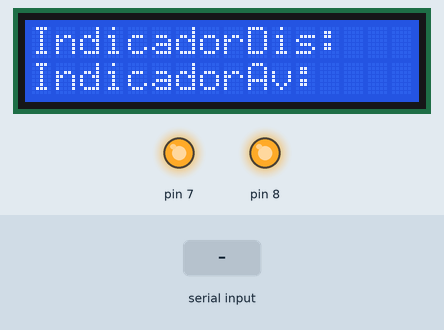
This sketch was run on a simulated Arduino Uno, built with avr-gcc and run on an emulated ATmega328P. Parts: 16×2 character LCD, output pins drawn as LEDs (lit = HIGH). The inputs (shaded band) are chosen by the test bench.

Above: at 1.2 s.
1.3 s: "b" received over Serial
At 2.8 s:
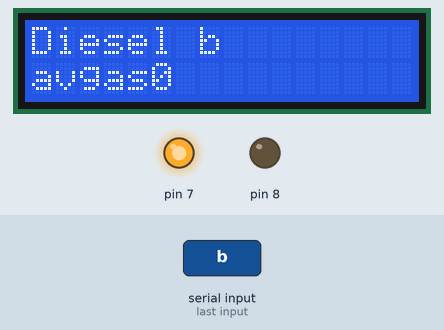
3.8 s: "a" received over Serial
At 6.0 s:
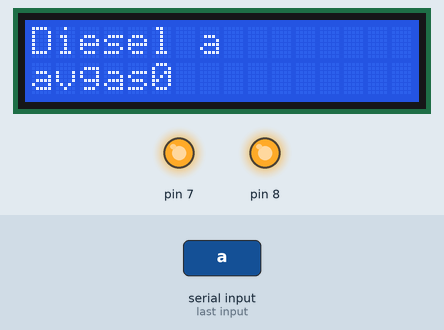
6.3 s: "c" received over Serial
At 7.8 s:
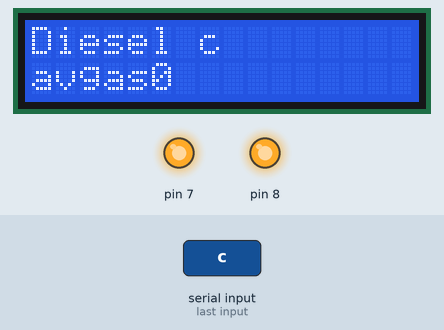
8.8 s: "d" received over Serial
At 11.0 s:
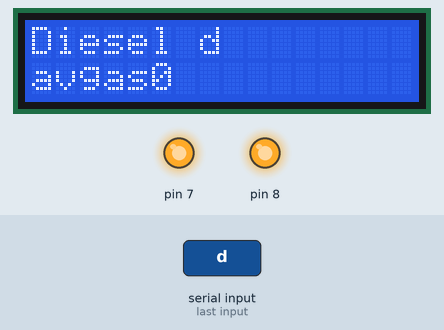
11.3 s: "1" received over Serial
At 12.8 s:
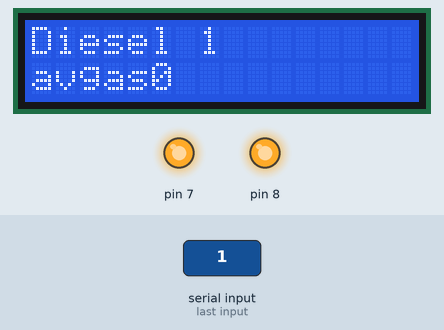
Timing chart, 0 to 14.3 s (numbered marks = the images above; inputs shaded):
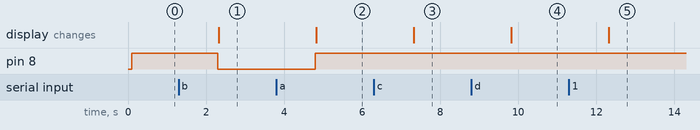

The sketch:

visualarduino.ino
```cpp
#include <Wire.h>
#include <LCD.h>
#include <LiquidCrystal_I2C.h>
#include <SoftwareSerial.h>
#include <Arduino_JSON.h>
#include <ArduinoJson.h>

#define RX_PIN 10
#define TX_PIN 11
char a;
char b;

// Crea un objeto de la clase Softwar

#define I2C_ADDR    0x27

LiquidCrystal_I2C lcd(I2C_ADDR, 2, 1, 0, 4, 5, 6, 7);

void setup() {
    Serial.begin(15600); // Inicia la comunicación serie a 15600 baudios
    lcd.begin(16, 2);   // Inicializar el display con 16 caracteres y 2 líneas
    lcd.setBacklightPin(3, POSITIVE);
    lcd.setBacklight(HIGH);
    pinMode(8, OUTPUT);
    pinMode(7, OUTPUT);

    lcd.setCursor(0, 0);
    lcd.print("IndicadorDis: ");
    lcd.setCursor(0, 1);
    lcd.print("IndicadorAv: ");
     digitalWrite(8, HIGH);
     digitalWrite(7, HIGH);

}

void loop() {
    if (Serial.available() > 0) { // Si hay datos disponibles en el puerto serie
          String dato = Serial.readString(); // Lee el dato recibido del puerto serie
 char dato1 = dato.charAt(0);
 char dato2 = dato.charAt(1);
a=dato1;
b=dato2;
if(dato1=='a')
{
  digitalWrite(8, HIGH);
}
else if (dato1=='b')
{
    digitalWrite(8, LOW);
}

if(dato2=='c')
{
  digitalWrite(7, HIGH);
}
else if (dato2=='d')
{
    digitalWrite(7, LOW);
}

        lcd.clear();                // Borra el contenido actual del display
        lcd.home();                  // Ir al inicio del display
       lcd.print("Diesel ");           // Imprimir "Hola" en la primera línea
       lcd.print(dato1);
       lcd.setCursor(0, 1);                // Ir al inicio del display
        lcd.print("avgas0 " );            // Imprimir el dato recibido en el display
        lcd.print(dato2);
        delay(10);
    }
}
```

Measured:
- after the input at 1.3 s, pin 8: HIGH → LOW after 1.0 s; the display: changes after 1.0 s (image 1)
- after the input at 3.8 s, pin 8: LOW → HIGH after 1.0 s; the display: changes after 1.0 s (image 2)
- after the input at 6.3 s, the display: changes after 1.0 s (image 3)
- after the input at 8.8 s, the display: changes after 1.0 s (image 4)
- after the input at 11.3 s, the display: changes after 1.0 s (image 5)
